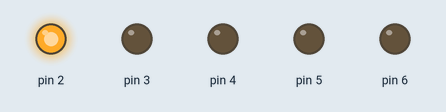
Recording of a sketch running on a simulated Arduino Uno, built with avr-gcc and run on an emulated ATmega328P. Parts: output pins drawn as LEDs (lit = HIGH).

Above: at 0.05 s.
At 0.75 s:
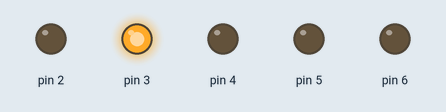
At 1.45 s:
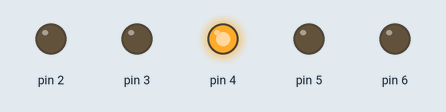
At 2.15 s:
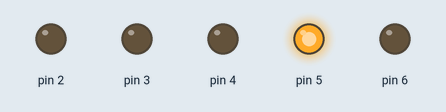
At 2.85 s:
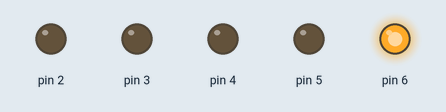
Timing chart, 0 to 3.1 s (numbered marks = the images above):
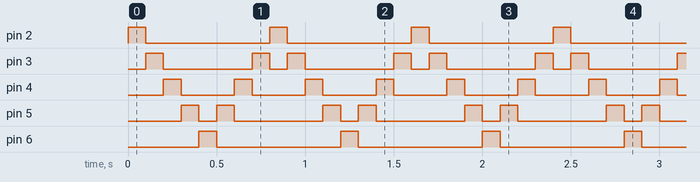

The sketch:

ledwave3.ino
```cpp
int d = 100;
void setup() {
  // put your setup code here, to run once:
  pinMode(2, OUTPUT);
  pinMode(3, OUTPUT);
  pinMode(4, OUTPUT);
  pinMode(5, OUTPUT);
  pinMode(6, OUTPUT);
}

void loop() {
  // put your main code here, to run repeatedly:
  for( int a = 2; a < 7; a++){
    digitalWrite(a, HIGH);
    delay(d);
    digitalWrite(a, LOW);
    }
  for(int a=5; a >2; a--){
      digitalWrite(a, HIGH);
      delay(d);
      digitalWrite(a, LOW);
    }

}
```

Measured:
- by itself, pin 2, pin 6: alternates HIGH for 0.10 s and LOW for 0.70 s
- by itself, pin 3: repeats every 0.80 s: LOW 0.50 s, HIGH 0.10 s, LOW 0.10 s, HIGH 0.10 s
- by itself, pin 4: alternates HIGH for 0.10 s and LOW for 0.30 s
- by itself, pin 5: repeats every 0.80 s: LOW 0.10 s, HIGH 0.10 s, LOW 0.50 s, HIGH 0.10 s
